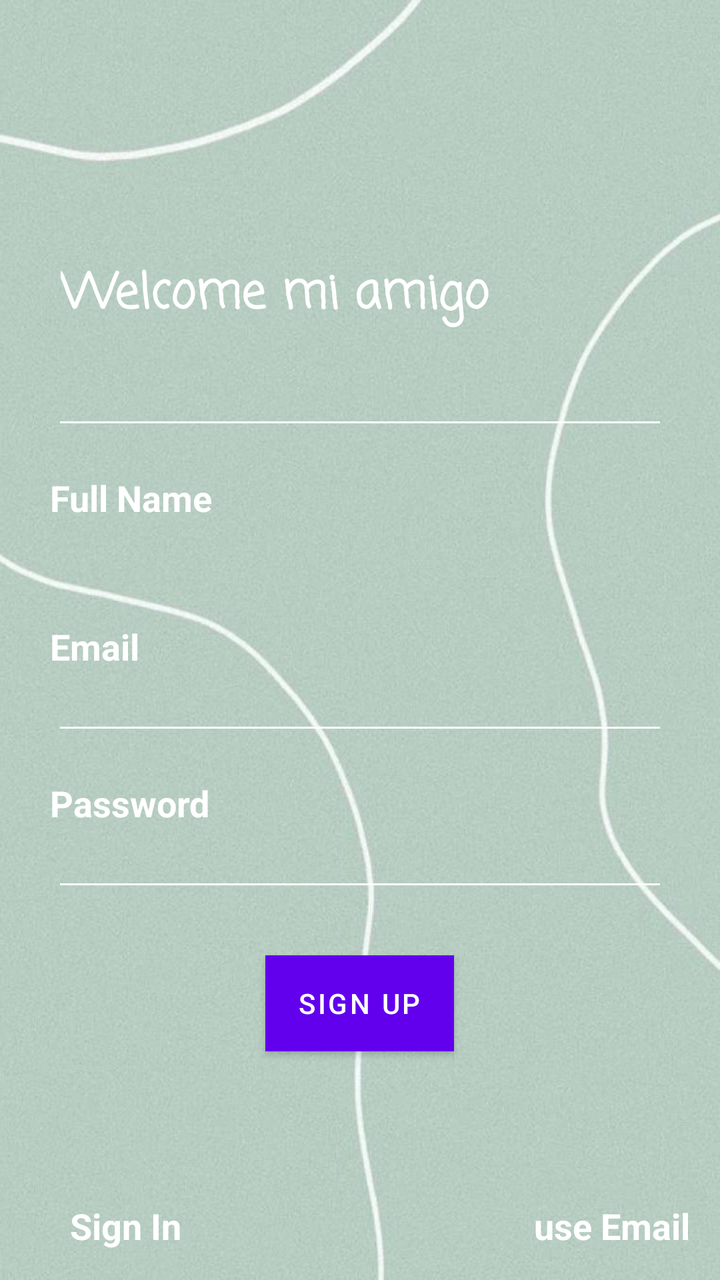
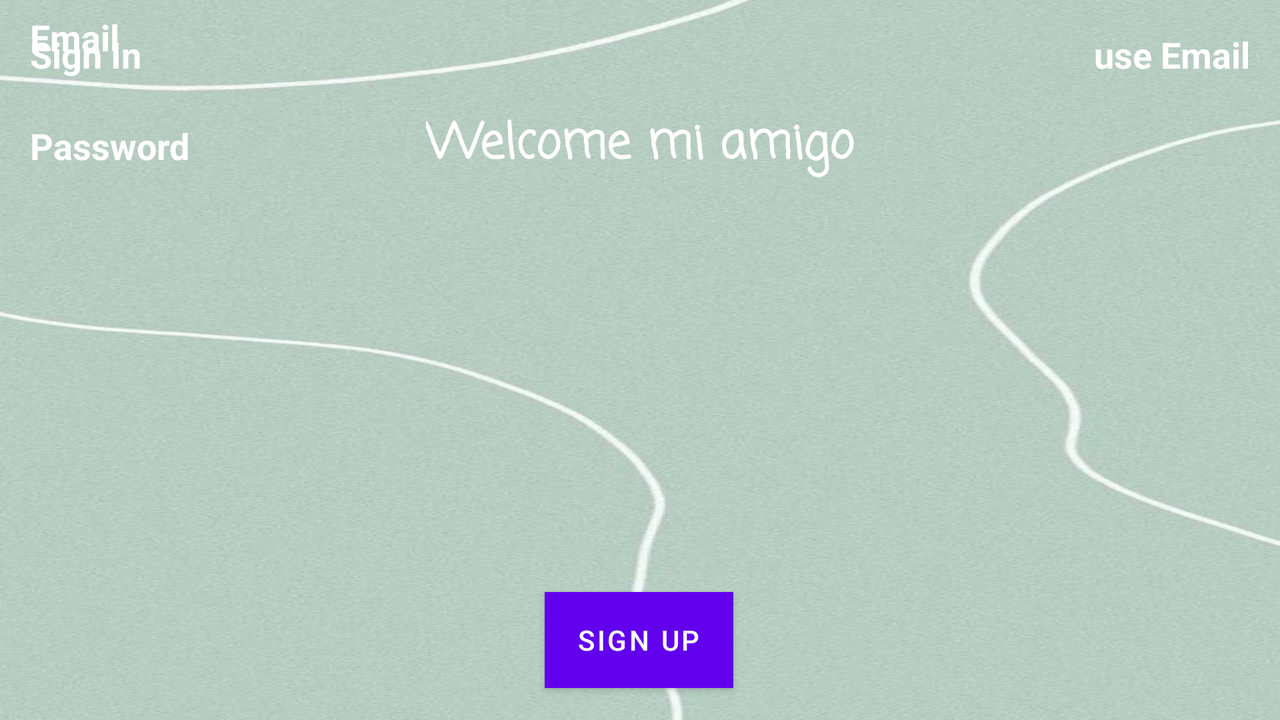

An Android layout and its configuration variant, each rendered on a device that would load it. The default file and the variant file are quoted in full after the pictures.
<!-- AndroidManifest.xml: application theme Theme.NewFinal -->
<!-- res/layout/activity_sign_up.xml -->
<?xml version="1.0" encoding="utf-8"?>
<androidx.constraintlayout.widget.ConstraintLayout xmlns:android="http://schemas.android.com/apk/res/android"
    xmlns:app="http://schemas.android.com/apk/res-auto"
    xmlns:tools="http://schemas.android.com/tools"
    android:layout_width="match_parent"
    android:layout_height="match_parent"
    android:background="@drawable/photo_5411491607519282574_y"
    tools:context="com.example.newfinal.views.Sign_Up"
    >

    <TextView
        android:id="@+id/textView"
        android:layout_width="wrap_content"
        android:layout_height="wrap_content"
        android:text="Welcome mi amigo"
        android:textColor="@android:color/white"
        android:textSize="24sp"
        android:textStyle="bold"
        android:fontFamily="casual"
        app:layout_constraintBottom_toBottomOf="parent"
        app:layout_constraintEnd_toEndOf="parent"
        app:layout_constraintHorizontal_bias="0.208"
        app:layout_constraintStart_toStartOf="parent"
        app:layout_constraintTop_toTopOf="parent"
        app:layout_constraintVertical_bias="0.214" />

    <LinearLayout
        android:layout_width="match_parent"
        android:layout_height="match_parent"
        android:orientation="vertical"
        android:gravity="bottom">

        <RelativeLayout
            android:layout_width="match_parent"
            android:layout_height="1dp"
            android:layout_marginStart="30dp"
            android:layout_marginEnd="30dp"
            android:layout_marginTop="3dp"
            android:background="@android:color/white"/>


        <EditText
            android:id="@+id/fullName"
            android:layout_width="match_parent"
            android:layout_height="wrap_content"
            android:hint="Full Name"
            android:padding="15dp"
            android:textColorHint="@color/white"
            android:layout_marginStart="30dp"
            android:layout_marginEnd="30dp"
            android:layout_margin="10dp"
            android:textStyle="bold"
            android:textColor="@android:color/white"
            android:backgroundTint="@android:color/transparent"
            />

        <EditText
            android:id="@+id/emailSignUp"
            android:layout_width="match_parent"
            android:layout_height="wrap_content"
            android:hint="Email"
            android:padding="15dp"
            android:textColorHint="@color/white"
            android:layout_marginStart="30dp"
            android:layout_marginEnd="30dp"
            android:layout_margin="10dp"
            android:textStyle="bold"
            android:textColor="@android:color/white"
            android:backgroundTint="@android:color/transparent"
            />

        <RelativeLayout
            android:layout_width="match_parent"
            android:layout_height="1dp"
            android:layout_marginStart="30dp"
            android:layout_marginEnd="30dp"
            android:layout_marginTop="3dp"
            android:background="@android:color/white"/>

        <EditText
            android:id="@+id/passSignUp"
            android:layout_width="match_parent"
            android:layout_height="wrap_content"
            android:hint="Password"
            android:textColorHint="@color/white"
            android:padding="15dp"
            android:layout_marginStart="30dp"
            android:layout_marginEnd="30dp"
            android:layout_margin="10dp"
            android:textStyle="bold"
            android:backgroundTint="@android:color/transparent"
             />

        <RelativeLayout
            android:layout_width="match_parent"
            android:layout_height="1dp"
            android:layout_marginStart="30dp"
            android:layout_marginEnd="30dp"
            android:layout_marginTop="3dp"
            android:background="@android:color/white"
            android:layout_marginBottom="5dp"/>

        <RelativeLayout
            android:layout_width="match_parent"
            android:layout_height="wrap_content"
            android:layout_marginBottom="50dp"
            android:layout_marginTop="20dp">

            <Button
                android:id="@+id/sign_up_button"
                android:layout_width="wrap_content"
                android:layout_height="wrap_content"
                android:layout_centerInParent="true"
                android:layout_marginStart="10dp"
                android:layout_marginTop="10dp"
                android:layout_marginBottom="10dp"
                android:background="@android:color/white"
                android:text="Sign Up"
                android:textColor="@color/white" />
        </RelativeLayout>

        <RelativeLayout
            android:layout_width="match_parent"
            android:layout_height="wrap_content">
        <TextView
            android:layout_width="wrap_content"
            android:layout_height="wrap_content"
            android:text="Sign In"
            android:textStyle="bold"
            android:textSize="18sp"
            android:padding="15dp"
            android:layout_marginStart="20dp"
            android:textColor="@color/white"
            android:layout_centerInParent="true"
            android:layout_alignParentStart="true"
            />
            <TextView
                android:layout_width="wrap_content"
                android:layout_height="wrap_content"
                android:text="use Email"
                android:textStyle="bold"
                android:textSize="18sp"
                android:padding="15dp"
                android:textColor="@color/white"
                android:layout_marginStart="20dp"
                android:layout_centerInParent="true"
                android:layout_alignParentEnd="true"
                />
        </RelativeLayout>
    </LinearLayout>



</androidx.constraintlayout.widget.ConstraintLayout>
<!-- resources referenced by this layout -->
<resources>
  <color name="white">#FFFFFFFF</color>
  <!-- drawable photo_5411491607519282574_y: jpg bitmap (drawable, 66461 bytes) -->
  <style name="Theme.NewFinal" parent="Theme.MaterialComponents.DayNight.NoActionBar">
          
          <item name="colorPrimary">@color/purple_500</item>
          <item name="colorPrimaryVariant">@color/purple_700</item>
          <item name="colorOnPrimary">@color/white</item>
          
          <item name="colorSecondary">@color/teal_200</item>
          <item name="colorSecondaryVariant">@color/teal_700</item>
          <item name="colorOnSecondary">@color/black</item>
          
          <item name="android:statusBarColor">?attr/colorPrimaryVariant</item>
          
  
  
      </style>
  <color name="purple_500">#FF6200EE</color>
  <color name="purple_700">#FF3700B3</color>
  <color name="teal_200">#FF03DAC5</color>
  <color name="teal_700">#FF018786</color>
  <color name="black">#FF000000</color>
</resources>
<!-- res/layout-land/activity_sign_up.xml (the repository's variant of the layout above) -->
<!-- drawn on the phone turned sideways -->
<?xml version="1.0" encoding="utf-8"?>
<androidx.constraintlayout.widget.ConstraintLayout xmlns:android="http://schemas.android.com/apk/res/android"
    xmlns:app="http://schemas.android.com/apk/res-auto"
    xmlns:tools="http://schemas.android.com/tools"
    android:layout_width="match_parent"
    android:layout_height="match_parent"
    android:background="@drawable/photo_5411491607519282574_y"
    tools:context="com.example.newfinal.views.Sign_Up">

    <TextView
        android:id="@+id/textView"
        android:layout_width="wrap_content"
        android:layout_height="wrap_content"
        android:fontFamily="casual"
        android:text="Welcome mi amigo"
        android:textColor="@android:color/white"
        android:textSize="24sp"
        android:textStyle="bold"
        app:layout_constraintBottom_toTopOf="@+id/sign_up_button"
        app:layout_constraintEnd_toEndOf="parent"
        app:layout_constraintStart_toStartOf="parent"
        app:layout_constraintTop_toTopOf="parent"
        app:layout_constraintVertical_bias="0.208" />

    <TextView
        android:id="@+id/textView5"
        android:layout_width="wrap_content"
        android:layout_height="wrap_content"
        android:layout_alignParentStart="true"
        android:layout_centerHorizontal="true"
        android:padding="15dp"
        android:text="Sign In"
        android:textColor="@color/white"
        android:textSize="18sp"
        android:textStyle="bold"
        app:layout_constraintEnd_toStartOf="@+id/textView6"
        app:layout_constraintHorizontal_bias="0.5"
        app:layout_constraintHorizontal_chainStyle="spread_inside"
        app:layout_constraintStart_toStartOf="parent"
        tools:ignore="MissingConstraints"
        tools:layout_editor_absoluteY="290dp" />

    <TextView
        android:id="@+id/textView6"
        android:layout_width="wrap_content"
        android:layout_height="wrap_content"
        android:layout_alignParentEnd="true"
        android:layout_centerHorizontal="true"
        android:padding="15dp"
        android:text="use Email"
        android:textColor="@color/white"
        android:textSize="18sp"
        android:textStyle="bold"
        app:layout_constraintEnd_toEndOf="parent"
        app:layout_constraintHorizontal_bias="0.5"
        app:layout_constraintHorizontal_chainStyle="spread_inside"
        app:layout_constraintStart_toEndOf="@+id/textView5"
        tools:ignore="MissingConstraints"
        tools:layout_editor_absoluteY="290dp" />

    <EditText
        android:id="@+id/passSignUp"
        android:layout_width="match_parent"
        android:layout_height="wrap_content"
        android:backgroundTint="@android:color/transparent"
        android:hint="Password"
        android:padding="15dp"
        android:textColorHint="@color/white"
        android:textStyle="bold"
        app:layout_constraintBottom_toTopOf="@+id/textView5"
        app:layout_constraintTop_toBottomOf="@+id/emailSignUp"
        app:layout_constraintVertical_bias="1.0"
        app:layout_constraintVertical_chainStyle="spread_inside"
        tools:layout_editor_absoluteX="26dp" />

    <Button
        android:id="@+id/sign_up_button"
        android:layout_width="wrap_content"
        android:layout_height="wrap_content"
        android:layout_marginBottom="16dp"
        android:background="@android:color/white"
        android:text="Sign Up"
        android:textColor="@color/white"
        app:layout_constraintBottom_toBottomOf="parent"
        app:layout_constraintEnd_toEndOf="parent"
        app:layout_constraintHorizontal_bias="0.499"
        app:layout_constraintStart_toStartOf="parent" />

    <EditText
        android:id="@+id/emailSignUp"
        android:layout_width="match_parent"
        android:layout_height="wrap_content"
        android:backgroundTint="@android:color/transparent"
        android:hint="Email"
        android:padding="15dp"
        android:textColor="@android:color/white"
        android:textColorHint="@color/white"
        android:textStyle="bold"
        app:layout_constraintBottom_toTopOf="@+id/passSignUp"
        app:layout_constraintEnd_toEndOf="parent"
        app:layout_constraintHorizontal_bias="0.0"
        app:layout_constraintStart_toStartOf="parent"
        app:layout_constraintTop_toBottomOf="@+id/textView"
        app:layout_constraintVertical_bias="0.239" />


</androidx.constraintlayout.widget.ConstraintLayout>
